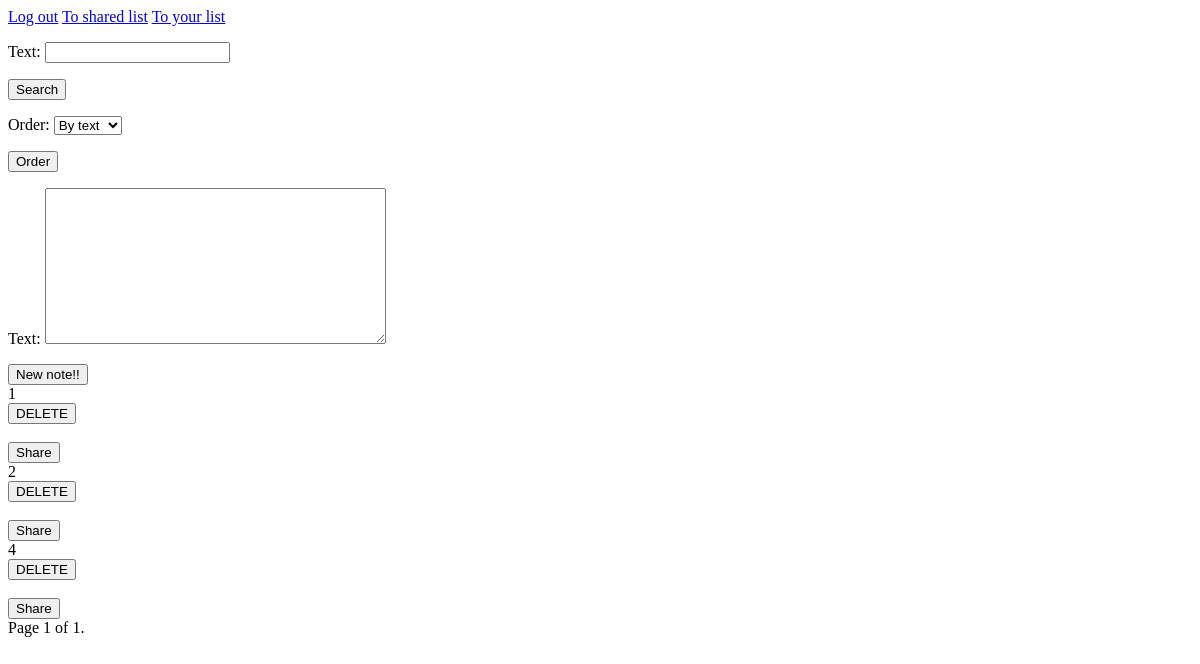
Before: / (signed in) with the older database file.
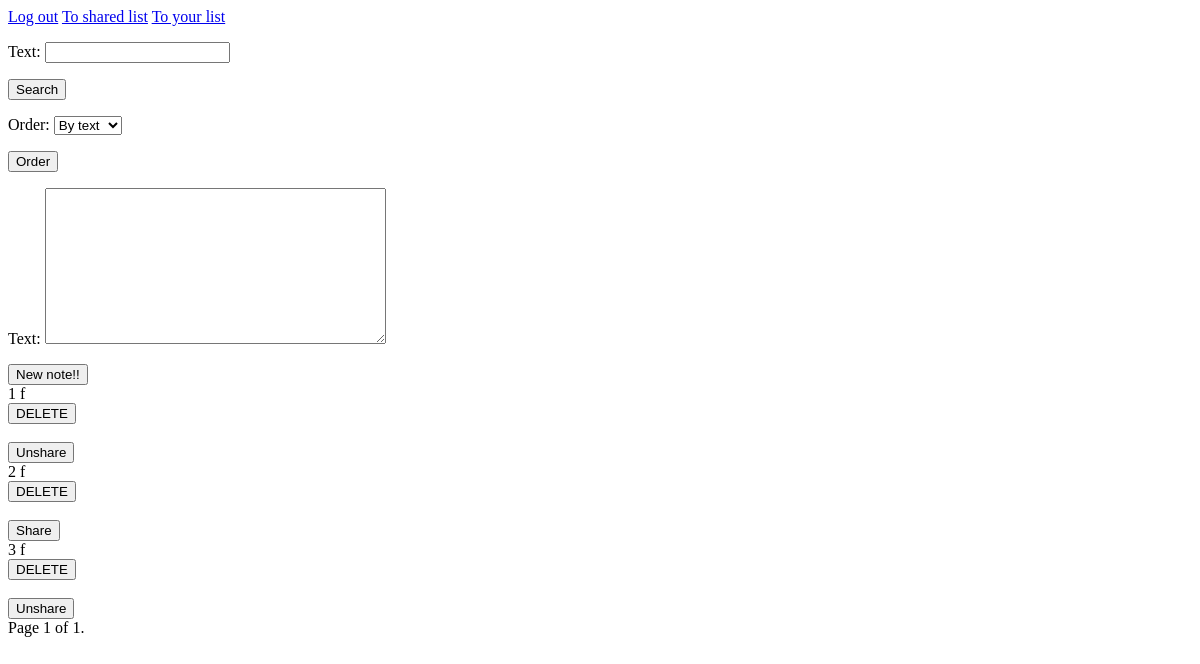
After: the same page with the newer database file.
### todo/models.py (models this page shows)
class Notes(models.Model):
    text = models.TextField()
    author = models.ForeignKey(User, on_delete=models.CASCADE)
    created_at = models.DateTimeField(auto_now_add=True)
    updated_at = models.DateTimeField(auto_now=True)
    is_shared = models.BooleanField(default=False)
    class Meta:
        verbose_name = 'Zametka'
        verbose_name_plural = 'Zametki'
        unique_together = ('author', 'text')
        permissions = [('to_check_groups', 'Bla bla'),]

### todo/views.py (the view)
# urls.py: path('', NotesListView.as_view(), name='index'),
class NotesListView(LoginRequiredMixin, ListView):
    model = Notes
    template_name = 'index.html'
    queryset = Notes.objects.all()
    paginate_by = 5
    def get_queryset(self):
        search = self.request.GET.get('text')
        order = self.request.GET.get('order')
        query = Q(author=self.request.user)
        if search:
            query &= Q(text__icontains=search)
        if order in ['created_at', 'text']:
            return Notes.objects.filter(query).order_by(order)
        return Notes.objects.filter(query)
    def get_context_data(self, **kwargs):
        context = super().get_context_data(**kwargs)
        context.update(
            {'create_form': CreateNotesForm,
             'search_form': SearchBoxForm,
             'ordering_form': OrderingForm})
        return context

### templates/index.html (shortened to what this page needs)
{% extends 'base.html' %}
{% block content %}
    <form method="get" action="">
        {{ search_form.as_p }}
        <button type="submit">Search</button>
    </form>
    <form method="get" action="">
        {{ ordering_form.as_p }}
        <button type="submit">Order</button>
    </form>
    <form method="post" action="{% url 'create_note' %}">
        {{ create_form.as_p }}
        <button type="submit">New note!!</button>
    </form>
    {% for object in page_obj %}
        {{ object.text }}
        <form method="post" action="{% url 'delete_note' object.id %}">{% csrf_token %}
            <button type="submit">DELETE</button>
        </form>
        <br>
        <form method="post" action="{% url 'share_note' object.id %}">{% csrf_token %}
            <button type="submit">
                {% if object.is_shared %}Unshare{% else %}Share{% endif %}
            </button>
        </form>
    {% endfor %}
    <div class="pagination">
    <span class="step-links">
        <span class="current">
            Page {{ page_obj.number }} of {{ page_obj.paginator.num_pages }}.
        </span>
    </span>
    </div>
{% endblock %}

### templates/base.html (shortened to what this page needs)
<!DOCTYPE html>
<html lang="en">
<head>
</head>
<body>
{% if request.user.is_authenticated %}
    <a href="{% url 'logout' %}">Log out</a>
{% else %}
<a href="{% url 'registration' %}">To registration</a>
    <a href="{% url 'login' %}">To login</a>
{% endif %}
{% if request.user.is_authenticated %}<a href="{% url 'shared' %}"> To shared list</a>{% endif %}
{% if request.user.is_authenticated %}<a href="{% url 'index' %}"> To your list</a>{% endif %}
<br>
{% block content %}
{% endblock %}
</body>
</html>

Changed rows visible on the page:
removed Notes: text "1", is_shared "Share"
removed Notes: text "2", is_shared "Share"
removed Notes: text "4", is_shared "Share"
added Notes: text "1 f", is_shared "Unshare"
added Notes: text "2 f", is_shared "Share"
added Notes: text "3 f", is_shared "Unshare"
